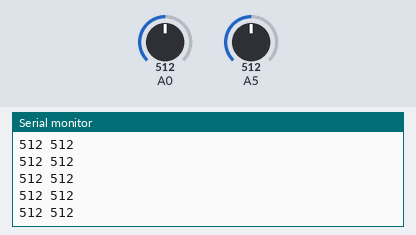
Bench run of a sketch on a simulated Arduino Uno, built with avr-gcc and run on an emulated ATmega328P. Shown: the last lines printed to the serial monitor. Inputs (shaded band) come from the test bench; at power-on: A0 = 512, A5 = 512.

Above: at 1.2 s.
1.3 s: A0 set to 990
At 2.0 s:
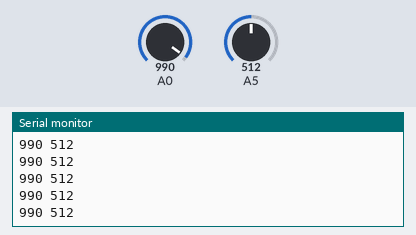
2.8 s: A0 set to 1007
At 3.3 s:
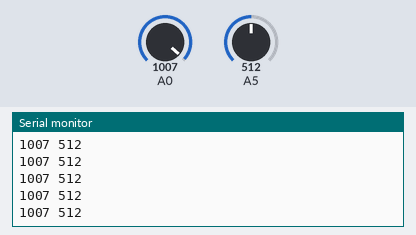
Timing chart, 0 to 5.8 s (numbered marks = the images above; inputs shaded):
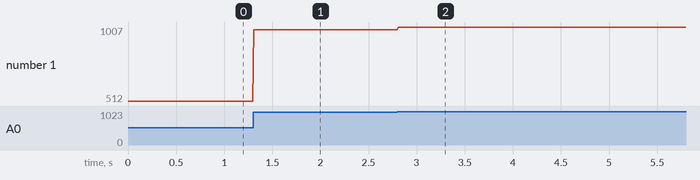

The sketch:

bkdkpong.ino
```cpp
void setup() {
  // put your setup code here, to run once:
  Serial.begin(9600);
  pinMode(A0, INPUT);
  pinMode(A5, INPUT);
}

void loop() {
  // put your main code here, to run repeatedly:
  Serial.print(analogRead(A0));
  Serial.print(" ");
  Serial.println(analogRead(A5));
  delay(10);
}
```

Measured:
- after the input at 1.3 s, the serial monitor: prints a new line at once (image 1)
- after the input at 2.8 s, the serial monitor: prints a new line at once (image 2)
- plotted number 1: 512 → 990 after the input at 1.3 s, 990 → 1007 after the input at 2.8 s
